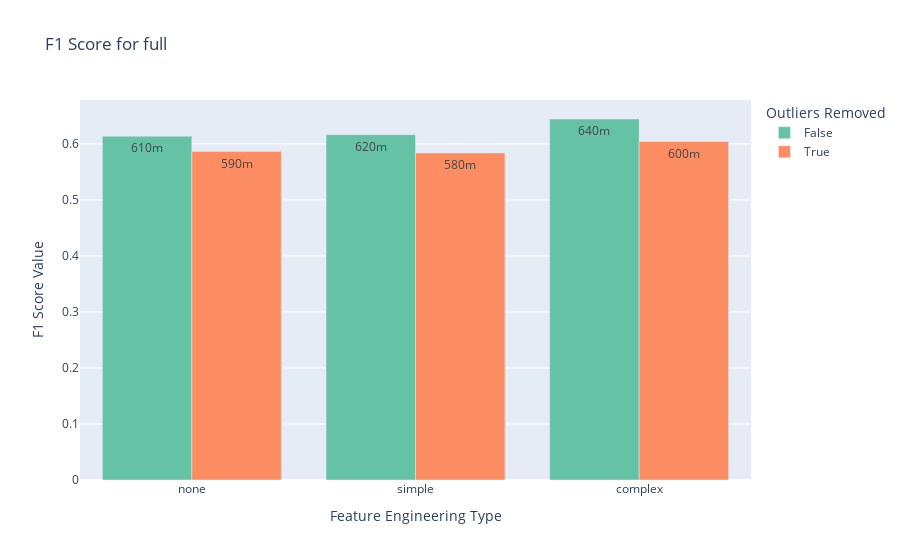
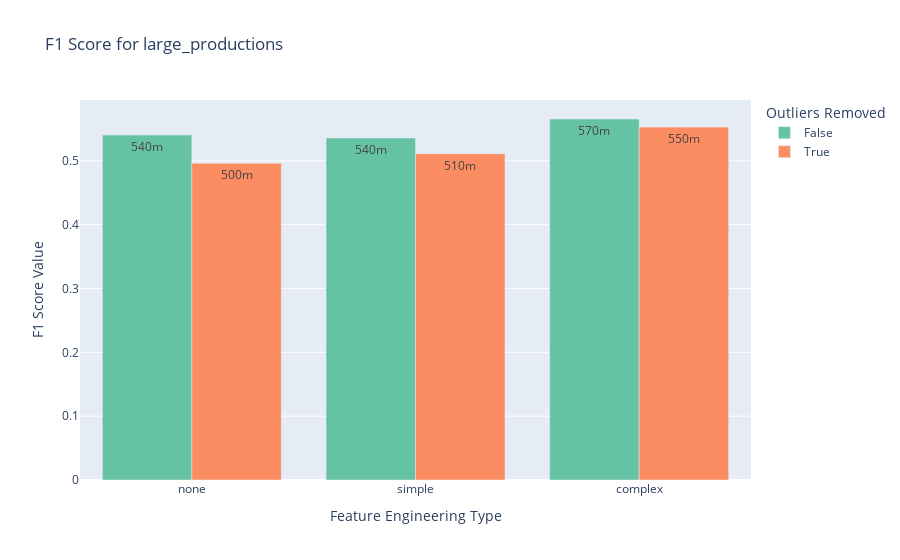
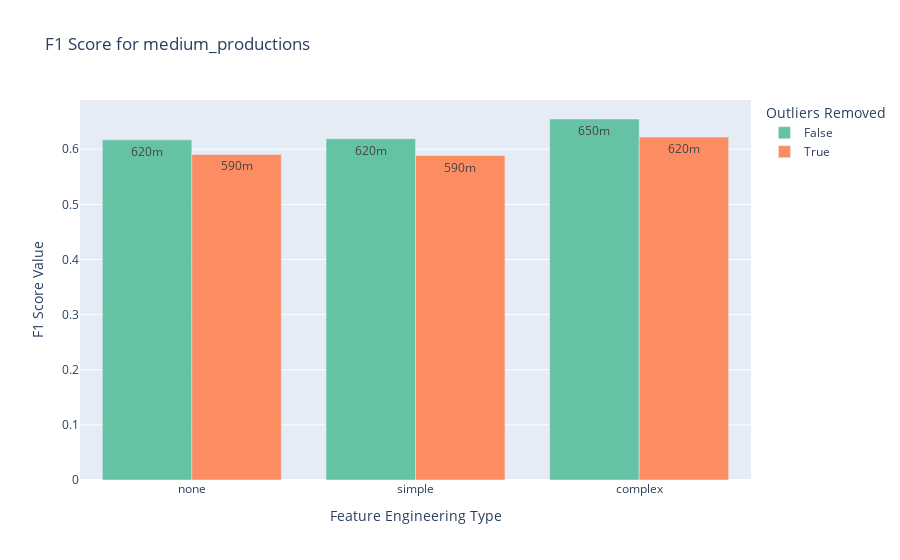
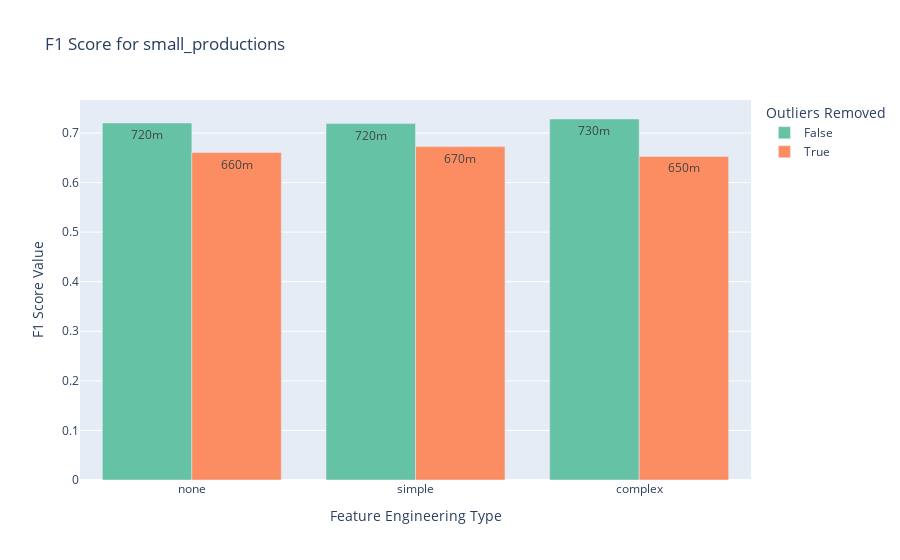

The notebook cell these images were saved under, in order:
### Code cell
plot_one_metric_of_different_datasets_per_feature_engineering_outliers_with_plotly(experiment_df, problem_type='multi_class_classification', metric='F1 Score', metric_agg='max')

### Figure 1 — Plotly figure (JSON) as saved in the notebook; plotly's stock layout.template omitted (floating-point values rounded to 4 significant figures)
{"data": [{"alignmentgroup": "True", "hovertemplate": "Outliers Removed=False<br>Feature Engineering Type=%{x}<br>F1 Score Value=%{text}<extra></extra>", "legendgroup": "False", "marker": {"color": "rgb(102,194,165)", "pattern": {"shape": ""}}, "name": "False", "offsetgroup": "False", "orientation": "v", "showlegend": true, "text": [0.6444, 0.6137, 0.6164], "textposition": "inside", "texttemplate": "%{text:.2s}", "type": "bar", "x": ["complex", "none", "simple"], "xaxis": "x", "y": [0.6444, 0.6137, 0.6164], "yaxis": "y"}, {"alignmentgroup": "True", "hovertemplate": "Outliers Removed=True<br>Feature Engineering Type=%{x}<br>F1 Score Value=%{text}<extra></extra>", "legendgroup": "True", "marker": {"color": "rgb(252,141,98)", "pattern": {"shape": ""}}, "name": "True", "offsetgroup": "True", "orientation": "v", "showlegend": true, "text": [0.6041, 0.5862, 0.5837], "textposition": "inside", "texttemplate": "%{text:.2s}", "type": "bar", "x": ["complex", "none", "simple"], "xaxis": "x", "y": [0.6041, 0.5862, 0.5837], "yaxis": "y"}], "layout": {"barmode": "group", "legend": {"title": {"text": "Outliers Removed"}, "tracegroupgap": 0}, "showlegend": true, "title": {"text": "F1 Score for full"}, "xaxis": {"anchor": "y", "categoryarray": ["none", "simple", "complex"], "categoryorder": "array", "domain": [0, 1], "title": {"text": "Feature Engineering Type"}}, "yaxis": {"anchor": "x", "domain": [0, 1], "title": {"text": "F1 Score Value"}}}}

### Figure 2 — Plotly figure (JSON) as saved in the notebook; plotly's stock layout.template omitted (floating-point values rounded to 4 significant figures)
{"data": [{"alignmentgroup": "True", "hovertemplate": "Outliers Removed=False<br>Feature Engineering Type=%{x}<br>F1 Score Value=%{text}<extra></extra>", "legendgroup": "False", "marker": {"color": "rgb(102,194,165)", "pattern": {"shape": ""}}, "name": "False", "offsetgroup": "False", "orientation": "v", "showlegend": true, "text": [0.5655, 0.5404, 0.5358], "textposition": "inside", "texttemplate": "%{text:.2s}", "type": "bar", "x": ["complex", "none", "simple"], "xaxis": "x", "y": [0.5655, 0.5404, 0.5358], "yaxis": "y"}, {"alignmentgroup": "True", "hovertemplate": "Outliers Removed=True<br>Feature Engineering Type=%{x}<br>F1 Score Value=%{text}<extra></extra>", "legendgroup": "True", "marker": {"color": "rgb(252,141,98)", "pattern": {"shape": ""}}, "name": "True", "offsetgroup": "True", "orientation": "v", "showlegend": true, "text": [0.5528, 0.4962, 0.5112], "textposition": "inside", "texttemplate": "%{text:.2s}", "type": "bar", "x": ["complex", "none", "simple"], "xaxis": "x", "y": [0.5528, 0.4962, 0.5112], "yaxis": "y"}], "layout": {"barmode": "group", "legend": {"title": {"text": "Outliers Removed"}, "tracegroupgap": 0}, "showlegend": true, "title": {"text": "F1 Score for large_productions"}, "xaxis": {"anchor": "y", "categoryarray": ["none", "simple", "complex"], "categoryorder": "array", "domain": [0, 1], "title": {"text": "Feature Engineering Type"}}, "yaxis": {"anchor": "x", "domain": [0, 1], "title": {"text": "F1 Score Value"}}}}

### Figure 3 — Plotly figure (JSON) as saved in the notebook; plotly's stock layout.template omitted (floating-point values rounded to 4 significant figures)
{"data": [{"alignmentgroup": "True", "hovertemplate": "Outliers Removed=False<br>Feature Engineering Type=%{x}<br>F1 Score Value=%{text}<extra></extra>", "legendgroup": "False", "marker": {"color": "rgb(102,194,165)", "pattern": {"shape": ""}}, "name": "False", "offsetgroup": "False", "orientation": "v", "showlegend": true, "text": [0.6548, 0.617, 0.6189], "textposition": "inside", "texttemplate": "%{text:.2s}", "type": "bar", "x": ["complex", "none", "simple"], "xaxis": "x", "y": [0.6548, 0.617, 0.6189], "yaxis": "y"}, {"alignmentgroup": "True", "hovertemplate": "Outliers Removed=True<br>Feature Engineering Type=%{x}<br>F1 Score Value=%{text}<extra></extra>", "legendgroup": "True", "marker": {"color": "rgb(252,141,98)", "pattern": {"shape": ""}}, "name": "True", "offsetgroup": "True", "orientation": "v", "showlegend": true, "text": [0.622, 0.5906, 0.5886], "textposition": "inside", "texttemplate": "%{text:.2s}", "type": "bar", "x": ["complex", "none", "simple"], "xaxis": "x", "y": [0.622, 0.5906, 0.5886], "yaxis": "y"}], "layout": {"barmode": "group", "legend": {"title": {"text": "Outliers Removed"}, "tracegroupgap": 0}, "showlegend": true, "title": {"text": "F1 Score for medium_productions"}, "xaxis": {"anchor": "y", "categoryarray": ["none", "simple", "complex"], "categoryorder": "array", "domain": [0, 1], "title": {"text": "Feature Engineering Type"}}, "yaxis": {"anchor": "x", "domain": [0, 1], "title": {"text": "F1 Score Value"}}}}

### Figure 4 — Plotly figure (JSON) as saved in the notebook; plotly's stock layout.template omitted (floating-point values rounded to 4 significant figures)
{"data": [{"alignmentgroup": "True", "hovertemplate": "Outliers Removed=False<br>Feature Engineering Type=%{x}<br>F1 Score Value=%{text}<extra></extra>", "legendgroup": "False", "marker": {"color": "rgb(102,194,165)", "pattern": {"shape": ""}}, "name": "False", "offsetgroup": "False", "orientation": "v", "showlegend": true, "text": [0.7283, 0.7202, 0.719], "textposition": "inside", "texttemplate": "%{text:.2s}", "type": "bar", "x": ["complex", "none", "simple"], "xaxis": "x", "y": [0.7283, 0.7202, 0.719], "yaxis": "y"}, {"alignmentgroup": "True", "hovertemplate": "Outliers Removed=True<br>Feature Engineering Type=%{x}<br>F1 Score Value=%{text}<extra></extra>", "legendgroup": "True", "marker": {"color": "rgb(252,141,98)", "pattern": {"shape": ""}}, "name": "True", "offsetgroup": "True", "orientation": "v", "showlegend": true, "text": [0.6528, 0.6605, 0.6725], "textposition": "inside", "texttemplate": "%{text:.2s}", "type": "bar", "x": ["complex", "none", "simple"], "xaxis": "x", "y": [0.6528, 0.6605, 0.6725], "yaxis": "y"}], "layout": {"barmode": "group", "legend": {"title": {"text": "Outliers Removed"}, "tracegroupgap": 0}, "showlegend": true, "title": {"text": "F1 Score for small_productions"}, "xaxis": {"anchor": "y", "categoryarray": ["none", "simple", "complex"], "categoryorder": "array", "domain": [0, 1], "title": {"text": "Feature Engineering Type"}}, "yaxis": {"anchor": "x", "domain": [0, 1], "title": {"text": "F1 Score Value"}}}}
